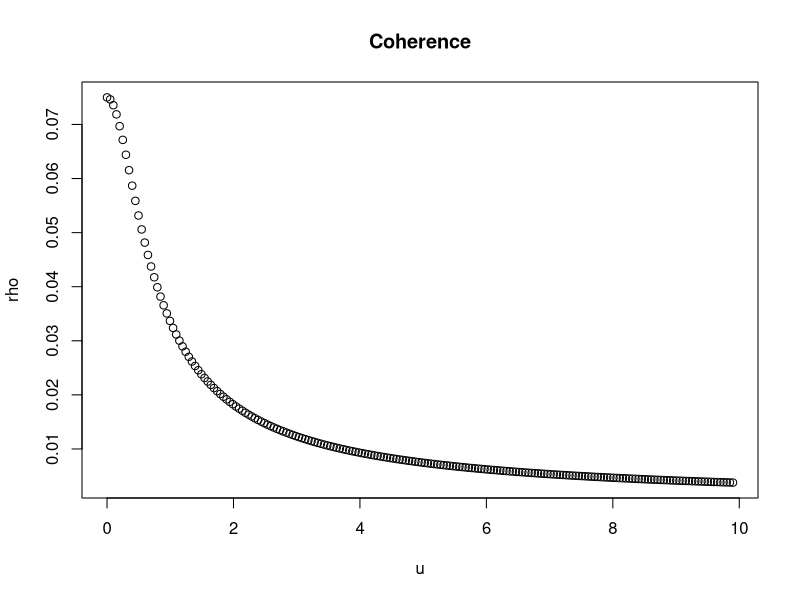
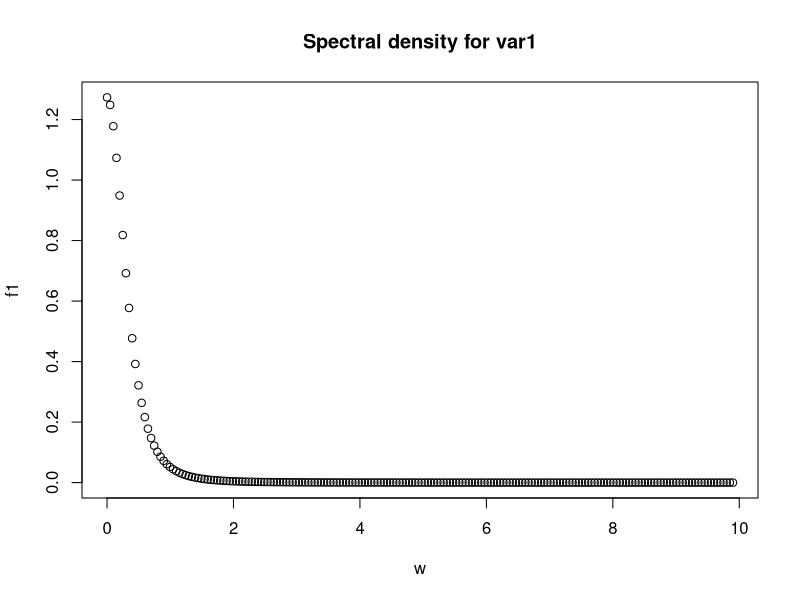
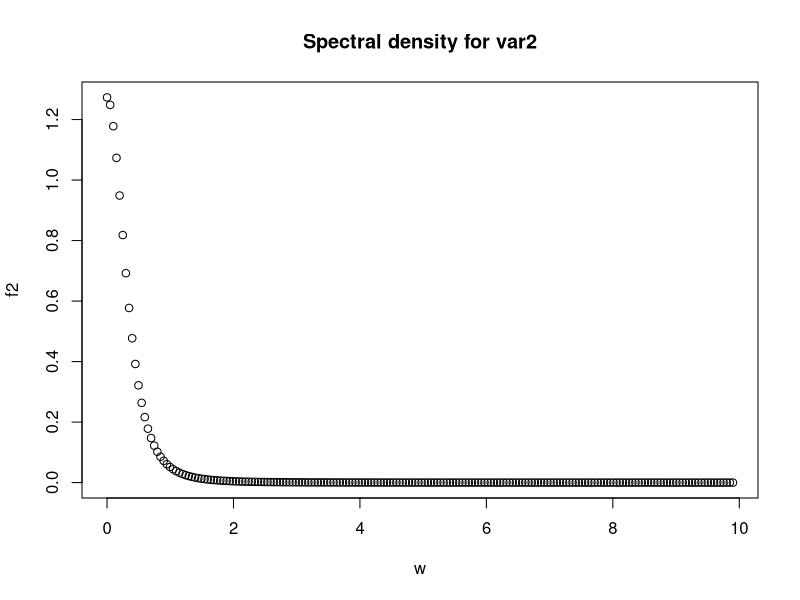
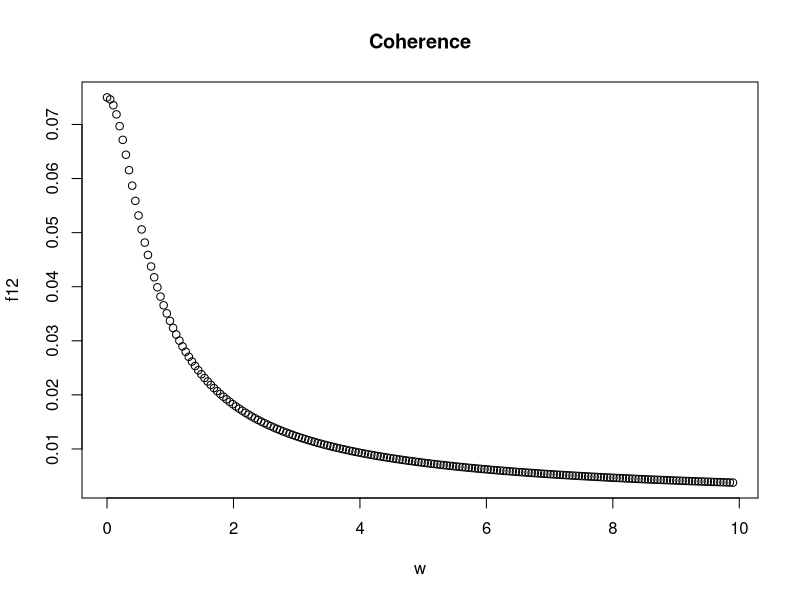
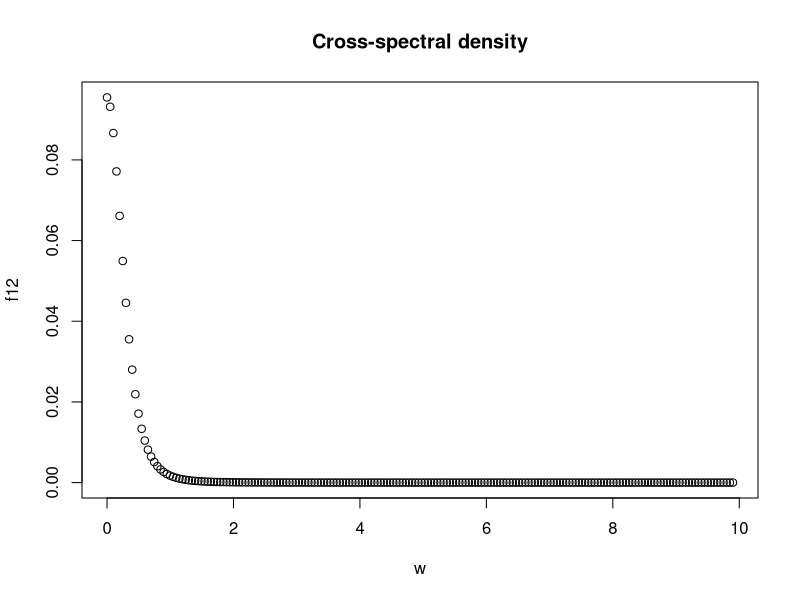
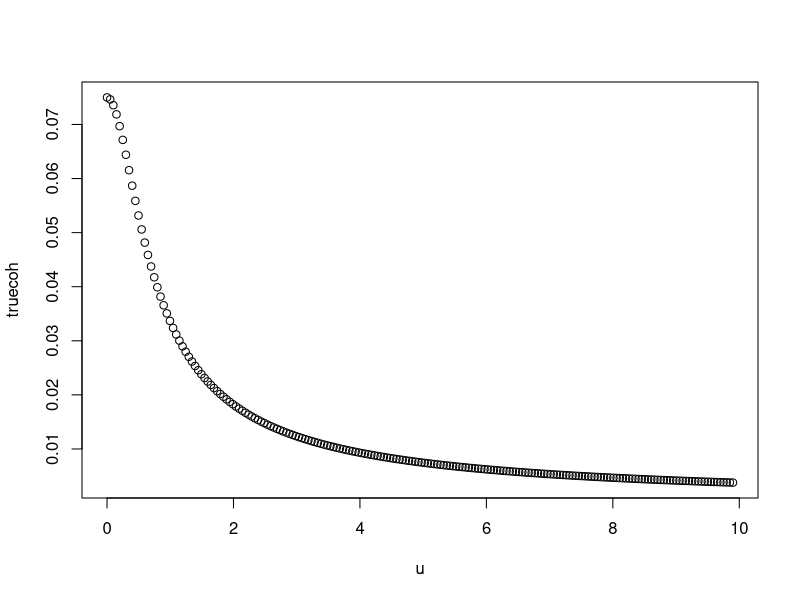
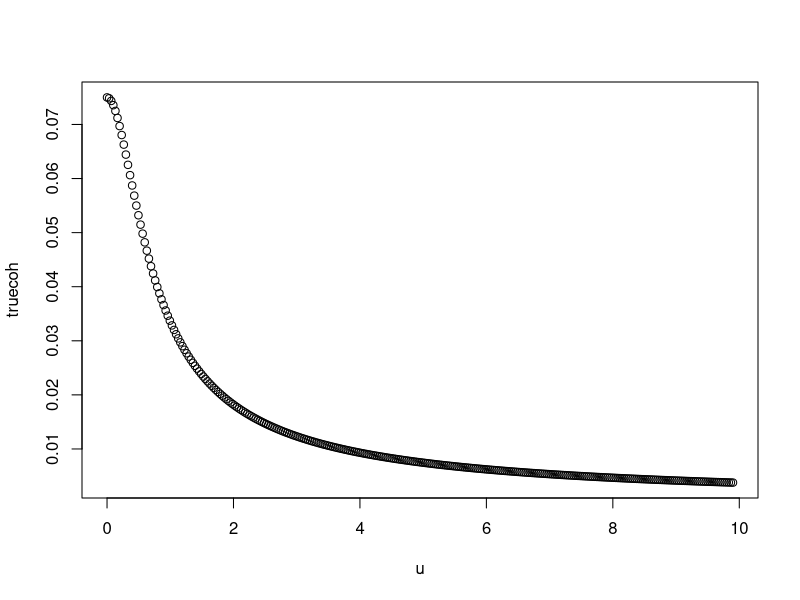

R code for these plots, in order: (Note: a time limit stopped this script after it produced the figures.)
###############################################################################
#################### Code for generating approximation table ##################
###############################################################################

#### Creating  required functions

#####################################################################
########### Creating required functions #############################
#####################################################################

##### Creating function for computing norm #####
norm_vec <- function(x) sqrt(sum(x^2))

#####################################################
########### Parametrising spline coefficients #######
#####################################################
bcoeff<-function(x)
{
  
  temp<-sin(x)
  temp[temp==-1]<--1+1e-10
  temp[temp==1]<-1-1e-10
  return(temp)
}



#####################################
##### Matern spectral density  ######
#####################################

f.matern<-function(w,nu,sigmasq,a,d)
{
  
  ln<-length(w)
  num1<-den1<-temp<-rep(NA,times=ln)
  for(i in 1:ln)
  {
    num1[i]<-gamma(nu+(d/2))*(a^(2*nu))
    den1[i]<-gamma(nu)*(pi^(d/2))*(((a^2)+(w[i]^2))^(nu+(d/2)))
    temp[i]<-num1[i]/den1[i]
  }
  return(sigmasq*temp)
  
}

#######################################################
############### Matern covariance function ############
#######################################################

my.mat2<-function(h,sigmasq,nu,a)
{
  ln<-length(h)
  num1<-den1<-temp<-rep(NA,times=ln)
  for(i in 1:ln)
  {
    if(h[i]>0)
    {
      num1[i]<-(2^(1-nu))*((a*h[i])^nu)*besselK(x=a*h[i],nu=nu)
      den1[i]<-gamma(nu)
      temp[i]<-num1[i]/den1[i]
    }
    
    else
    {
      c.dist<-1e-10
      num1[i]<-(2^(1-nu))*((c.dist)^nu)*besselK(x=c.dist,nu=nu)
      den1[i]<-gamma(nu)
      temp[i]<-num1[i]/den1[i]
    }
  }
  return(sigmasq*temp)
}

#############################################
######## Bivariate matern coherence #########
#############################################

biwm_coh<-function(w,a1,a2,v1,v2,a12,v12,d,rho)
{
  temp<-numeric(length=length(w))
  for(i in 1:length(w))
  {
    num<-rho^2*((gamma(v12+(d/2)))^2)*gamma(v1)*gamma(v2)*(a12^(4*v12))*((a1^2+w[i]^2)^(v1+(d/2)))*((a2^2+w[i]^2)^(v2+(d/2)))
    den<-gamma(v1+(d/2))*gamma(v2+(d/2))*(gamma(v12)^2)*(a1^(2*v1))*(a2^(2*v2))*((a12^2+w[i]^2)^(2*v12+d))
    temp[i]<-num/den
  }
  return(((temp)))  
}

############################################
##### Function for B spline ################
############################################
Bspline<-function(j,k,delta,x)
{
  fin.val<-numeric(length=length(x))
  for(index in 1:length(x))
  {
    dummy<-rep(NA,times=k+1)
    for(i in 1:(k+1))
    {
      r<-i-1
      num1<-(-1)^(k-r)
      den1<-factorial(k-1)
      kcr<-factorial(k)/(factorial(r)*factorial(k-r))
      f.c<-max(0,(r-x[index]/delta+j)^(k-1))
      dummy[i]<-(num1)*kcr*f.c
    }
    fin.val[index]<-sum(dummy)/den1  
  }
  return(fin.val)
}



###############################################################################################################
########### Here in this section we create a function to compute covariance from our model ####################
###############################################################################################################

semi.p.cov<-function(h,u,a1,nu1,sigmasq1,a2,nu2,a12,nu12,rho12,sigmasq2,coherence)
{
  
  
  
  f.var1<-f.matern(w=u, nu=nu1, sigmasq = 1, a=a1, d=2)
  f.var2<-f.matern(w=u, nu=nu2, sigmasq = 1, a=a2, d=2)
  coh12<-coherence
  f.var12<-coh12*sqrt(f.var1*f.var2)
  
  #### Computing Block Covariance matrices ####
  uniq.dist<-h
  #####C11#####
  
  C11<-numeric(length = length(uniq.dist))
  for(i in 1:length(uniq.dist))
  {
    dummy<-numeric(length = length(u))
    {
      for(j in 1:length(u))
      {
        theta<-uniq.dist[i]*u[j]
        J<-besselJ(x=theta,nu=0)
        dummy[j]<-2*pi*u[j]*J*f.var1[j]
      }
      C11[i]<-sum(dummy)
    }
  }
  
  ####################################
  ####### Scaling it to 0 to 1 #######
  ####################################
  scl.1<-max(C11)
  C11<-C11/scl.1
  
  ###############################################
  ########## Mutiplying marginal variance #######
  ###############################################
  C11<-sigmasq1*C11
  
  
  ##### C22 #####
  C22<-numeric(length = length(uniq.dist))
  for(i in 1:length(uniq.dist))
  {
    dummy<-numeric(length = length(u))
    {
      for(j in 1:length(u))
      {
        theta<-uniq.dist[i]*u[j]
        J<-besselJ(x=theta,nu=0)
        dummy[j]<-2*pi*u[j]*J*f.var2[j]
      }
      C22[i]<-sum(dummy)
    }
  }
  
  ####################################
  ####### Scaling it to 0 to 1 #######
  ####################################
  scl.2<-max(C22)
  C22<-C22/scl.2
  
  ###############################################
  ########## Mutiplying marginal variance #######
  ###############################################
  
  C22<-sigmasq2*C22
  
  ###### C12 #####
  C12<-numeric(length = length(uniq.dist))
  for(i in 1:length(uniq.dist))
  {
    dummy<-numeric(length = length(u))
    {
      for(j in 1:length(u))
      {
        theta<-uniq.dist[i]*u[j]
        J<-besselJ(x=theta,nu=0)
        dummy[j]<-2*pi*u[j]*J*f.var12[j]
      }
      C12[i]<-sum(dummy)
    }
  }
  
  ####################################
  ####### Scaling it #################
  ####################################
  
  C12<-C12/sqrt(scl.1*scl.2)
  
  
  ###############################################
  ########## Mutiplying marginal variance #######
  ###############################################
  
  C12<-sqrt(sigmasq1*sigmasq2)*C12
  
  ###############################################
  ############# Comparison plots ################
  ###############################################
  
  par(mfrow=c(1,3))
  plot(h,C11,xlab="h",ylab="C11",main="Marginal Covariance var1",pch=19,col="red",cex=1)
  points(h,my.mat2(h=h,sigmasq = sigmasq1,nu=nu1,a=a1),pch=19,col="green",cex=0.5)
  
  plot(h,C22,xlab="h",ylab="C22",main="Marginal Covariance var2",pch=19,col="red",cex=1)
  points(h,my.mat2(h=h,sigmasq = sigmasq2,nu=nu2,a=a2),pch=19,col="green",cex=0.5)
  
  plot(h,C12,xlab="h",ylab="C12",main="Cross Covariance",pch=19,col="red",cex=1)
  points(h,rho12*sqrt(sigmasq1*sigmasq2)*my.mat2(h=h,sigmasq = 1,nu=nu12,a=a12),pch=19,col="green",cex=0.5)
  
  c11true<-my.mat2(h=h,sigmasq = sigmasq1,nu=nu1,a=a1)
  c22true<-my.mat2(h=h,sigmasq = sigmasq2,nu=nu2,a=a2)
  c12true<-rho12*sqrt(sigmasq1*sigmasq2)*my.mat2(h=h,sigmasq = 1,nu=nu12,a=a12)
  rmse11<-mean((c11true-C11)^2)
  rmse22<-mean((c22true-C22)^2)
  rmse12<-mean((c12true-C12)^2)
  
  nmse11<-1-(sum((c11true-C11)^2))/(sum((c11true-mean(c11true))^2)) #Normalized mean squared error
  nmse22<-1-(sum((c22true-C22)^2))/(sum((c22true-mean(c22true))^2)) #Normalized mean squared error
  nmse12<-1-(sum((c12true-C12)^2))/(sum((c12true-mean(c12true))^2)) #Normalized mean squared error
  
  
  return(list(C11_RMSE=rmse11,C22_RMSE=rmse22,C12_RMSE=rmse12, C11_NMSE=nmse11,C22_NMSE=nmse22,C12_NMSE=nmse12,cross_covariance=C12))
  
}




#########################################################
######## Full bivariate matern infimum function #########
#########################################################

### Infimum function (to check for upper bound of rho12 such that full bivariate matern is valid in case of v12>0.5(v1+v2))
infi<-function(nu1,nu2,a1,a2,nu12,a12,d)
{
  num<-gamma(nu1+(d/2))*gamma(nu2+(d/2))*((gamma(nu12))^2)*(a1^(2*nu1))*(a2^(2*nu2))*((a12^2)^(2*nu12+d))
  den<-gamma(nu1)*gamma(nu2)*((gamma(nu12+(d/2)))^2)*(a12^(4*nu12))*((a1^2)^(nu1+(d/2)))*((a2^2)^(nu2+(d/2)))
  return(num/den)
}

###############################################################################################################
######### Checking validity of the chosen full bivariate matern parameter (section 2.3 Gneiting 2010) #########
###############################################################################################################

fullbiwm.check<-function(a1,nu1,a2,nu2,a12,nu12,rho12)
{
  nu12.check<-(nu12>=0.5*(nu1+nu2))
  a12.check<-(a12^2>=0.5*((a1^2)+(a2^2)))
  num1<-(a1^(nu1))*(a2^(nu2))*(gamma(nu12))*((exp(1)*((a12^2)-0.5*(a1^2+a2^2)))^(nu12-0.5*(nu1+nu2)))
  den1<-(a12^(2*nu12))*(gamma(nu1)^0.5)*(gamma(nu2)^0.5)*((nu12-0.5*(nu1+nu2))^(nu12-0.5*(nu1+nu2)))
  rhobound<-num1/den1
  rho.check<-(rho12<=rhobound)
  return(list(Validity=(nu12.check & a12.check & rho.check),RhoBound=rhobound))
}
#############################
#### Distance vector ########
#############################

hs<-seq(0,40,length=500)


##############################################################
######## Setting full bivariate matern parameters ############
##############################################################
# case 1
sigmasq1.bvm<-1 
sigmasq2.bvm<-1 
a1.bvm<-0.5   
a2.bvm<-0.5 
a12.bvm<-0.5 
nu1.bvm<-1 
nu2.bvm<-1 
nu12.bvm<-1.5 
rho.bvm<-0.05 
u<-seq(0,9.9,length=200) ### frequencies
fullbiwm.check(a1=a1.bvm,nu1=nu1.bvm,a2=a2.bvm,nu2=nu2.bvm,a12=a12.bvm,nu12=nu12.bvm,rho12=rho.bvm)
par(mfrow=c(1,1))
plot(u,sqrt(biwm_coh(w=u,a1=a1.bvm,a2=a2.bvm,v1=nu1.bvm,v2=nu2.bvm,a12=a12.bvm,v12=nu12.bvm,d=2,rho=rho.bvm)),main="Coherence",ylab="rho")


##### Plot var1 spectral density ######
plot(u,f.matern(w=u,nu=nu1.bvm,sigmasq = sigmasq1.bvm,a=a1.bvm,d=2),xlab="w",ylab="f1",main="Spectral density for var1")
plot(u,f.matern(w=u,nu=nu2.bvm,sigmasq = sigmasq2.bvm,a=a2.bvm,d=2),xlab="w",ylab="f2",main="Spectral density for var2")
plot(u,sqrt(biwm_coh(w=u,a1=a1.bvm,a2=a2.bvm,v1=nu1.bvm,v2=nu2.bvm,a12=a12.bvm,v12=nu12.bvm,d=2,rho=rho.bvm)),xlab="w",ylab="f12",main="Coherence")
plot(u,f.matern(w=u,nu=nu12.bvm,sigmasq = rho.bvm*sqrt(sigmasq2.bvm*sigmasq1.bvm),a=a12.bvm,d=2),xlab="w",ylab="f12",main="Cross-spectral density")





###############################################################################################################
########### Here in this section we decide the node and coherence #############################################
###############################################################################################################



u<-seq(0,9.9,length=200)

truecoh<-sqrt(biwm_coh(w=u,a1=a1.bvm,a2=a2.bvm,v1=nu1.bvm,v2=nu2.bvm,a12=a12.bvm,v12=nu12.bvm,d=2,rho=rho.bvm))
par(mfrow=c(1,1))
plot(u,truecoh)

#########################################################################################################
######## Creating function to obtain least square fit of the coherence function #########################
#########################################################################################################

ls.coh<-function(p,arg_true_coh)
{
  b_3<-bcoeff(p[1])
  b_2<-bcoeff(p[2])
  b_1<-bcoeff(p[3])
  b0<-bcoeff(p[4])
  b1<-bcoeff(p[5])
  b2<-bcoeff(p[6])
  b3<-bcoeff(p[7])
  b4<-bcoeff(p[8])
  #b5<-bcoeff(p[9])
  #b6<-bcoeff(p[10])
  
  delta.s<-2
  mycoh<-b_3*Bspline(j=-3,k=4,delta = delta.s,x=u)+b_2*Bspline(j=-2,k=4,delta = delta.s,x=u)+b_1*Bspline(j=-1,k=4,delta = delta.s,x=u)+b0*Bspline(j=0,k=4,delta = delta.s,x=u)+b1*Bspline(j=1,k=4,delta = delta.s,x=u)+b2*Bspline(j=2,k=4,delta = delta.s,x=u)+b3*Bspline(j=3,k=4,delta = delta.s,x=u)+b4*Bspline(j=4,k=4,delta = delta.s,x=u)
  return(list(Est_coh=mycoh,RSS=sum((mycoh-arg_true_coh)^2)))
}

ls.optim<-function(p)
{
  return(ls.coh(p=p,arg_true_coh = truecoh)$RSS)
}

u<-seq(0,9.9,length=300)

truecoh<-sqrt(biwm_coh(w=u,a1=a1.bvm,a2=a2.bvm,v1=nu1.bvm,v2=nu2.bvm,a12=a12.bvm,v12=nu12.bvm,d=2,rho=rho.bvm))
par(mfrow=c(1,1))
plot(u,truecoh)
init.case1<-c(0.168650436, 0.064034495,  0.006566008,  0.012961652, 0.003252825, 0.007349998, -0.001523553, 0.030244297)
spline.case1<-optim(par=init.case1,ls.optim,control=list(trace=6,maxit=3000))

u<-seq(0,9.9,length=2000)
truecoh<-sqrt(biwm_coh(w=u,a1=a1.bvm,a2=a2.bvm,v1=nu1.bvm,v2=nu2.bvm,a12=a12.bvm,v12=nu12.bvm,d=2,rho=rho.bvm))
mycoh<-ls.coh(p=spline.case1$par,arg_true_coh = truecoh)$Est_coh ### Chosen coherence function for case 1

case1summary<-semi.p.cov(h=hs,u=u,a1=a1.bvm,nu1=nu1.bvm,sigmasq1=sigmasq1.bvm,a2=a2.bvm,nu2=nu2.bvm,a12=a12.bvm,nu12=nu12.bvm,rho12=rho.bvm,sigmasq2=sigmasq2.bvm,coherence=mycoh)
coherence_case1<-data.frame(freq=u,coh=mycoh)
C12_case1<-case1summary$cross_covariance
#############################################
################### Case 2 ##################
#############################################

# case 2
sigmasq1.bvm<-1 #1
sigmasq2.bvm<-1 #1
a1.bvm<-1   #2
a2.bvm<-1 #0.5
a12.bvm<-1.1 #2.5
nu1.bvm<-2 #1
nu2.bvm<-3 #1
nu12.bvm<-5 #1.5
rho.bvm<-0.1 #0.13

fullbiwm.check(a1=a1.bvm,nu1=nu1.bvm,a2=a2.bvm,nu2=nu2.bvm,a12=a12.bvm,nu12=nu12.bvm,rho12=rho.bvm)
par(mfrow=c(1,1))
plot(u,sqrt(biwm_coh(w=u,a1=a1.bvm,a2=a2.bvm,v1=nu1.bvm,v2=nu2.bvm,a12=a12.bvm,v12=nu12.bvm,d=2,rho=rho.bvm)),main="Coherence",ylab="rho",xlim=c(0,4.9))


##### Plot var1 spectral density ######
plot(u,f.matern(w=u,nu=nu1.bvm,sigmasq = sigmasq1.bvm,a=a1.bvm,d=2),xlab="w",ylab="f1",main="Spectral density for var1")
plot(u,f.matern(w=u,nu=nu2.bvm,sigmasq = sigmasq2.bvm,a=a2.bvm,d=2),xlab="w",ylab="f2",main="Spectral density for var2")
plot(u,sqrt(biwm_coh(w=u,a1=a1.bvm,a2=a2.bvm,v1=nu1.bvm,v2=nu2.bvm,a12=a12.bvm,v12=nu12.bvm,d=2,rho=rho.bvm)),xlab="w",ylab="f12",main="Coherence")
plot(u,f.matern(w=u,nu=nu12.bvm,sigmasq = rho.bvm*sqrt(sigmasq2.bvm*sigmasq1.bvm),a=a12.bvm,d=2),xlab="w",ylab="f12",main="Cross-spectral density")





###############################################################################################################
########### Here in this section we decide the node and coherence #############################################
###############################################################################################################



u<-seq(0,6.9,length=300)

truecoh<-sqrt(biwm_coh(w=u,a1=a1.bvm,a2=a2.bvm,v1=nu1.bvm,v2=nu2.bvm,a12=a12.bvm,v12=nu12.bvm,d=2,rho=rho.bvm))
par(mfrow=c(1,1))
plot(u,truecoh)


ls.coh<-function(p,arg_true_coh)
{
  b_3<-bcoeff(p[1])
  b_2<-bcoeff(p[2])
  b_1<-bcoeff(p[3])
  b0<-bcoeff(p[4])
  b1<-bcoeff(p[5])
  b2<-bcoeff(p[6])
  b3<-bcoeff(p[7])
  b4<-bcoeff(p[8])
  b5<-bcoeff(p[9])
  b6<-bcoeff(p[10])
  
  delta.s<-1
  mycoh<-b_3*Bspline(j=-3,k=4,delta = delta.s,x=u)+b_2*Bspline(j=-2,k=4,delta = delta.s,x=u)+b_1*Bspline(j=-1,k=4,delta = delta.s,x=u)+b0*Bspline(j=0,k=4,delta = delta.s,x=u)+b1*Bspline(j=1,k=4,delta = delta.s,x=u)+b2*Bspline(j=2,k=4,delta = delta.s,x=u)+b3*Bspline(j=3,k=4,delta = delta.s,x=u)+b4*Bspline(j=4,k=4,delta = delta.s,x=u)+b5*Bspline(j=5,k=4,delta = delta.s,x=u)+b6*Bspline(j=6,k=4,delta = delta.s,x=u)
  return(list(Est_coh=mycoh,RSS=sum((mycoh-arg_true_coh)^2)))
}

ls.optim<-function(p)
{
  return(ls.coh(p=p,arg_true_coh = truecoh)$RSS)
}

u<-seq(0,6.9,length=300)

truecoh<-sqrt(biwm_coh(w=u,a1=a1.bvm,a2=a2.bvm,v1=nu1.bvm,v2=nu2.bvm,a12=a12.bvm,v12=nu12.bvm,d=2,rho=rho.bvm))
par(mfrow=c(1,1))
plot(u,truecoh)
init.case2<-c(0.1, 0.22,  0.03,  0, 0, 0, 0, 0,0,0)
spline.case2<-optim(par=init.case2,ls.optim,control=list(trace=6,maxit=3000))
points(u,ls.coh(p=spline.case2$par,arg_true_coh = truecoh)$Est_coh,col="blue")

u<-seq(0,6.9,length=2000)
truecoh<-sqrt(biwm_coh(w=u,a1=a1.bvm,a2=a2.bvm,v1=nu1.bvm,v2=nu2.bvm,a12=a12.bvm,v12=nu12.bvm,d=2,rho=rho.bvm))
mycoh<-ls.coh(p=spline.case2$par,arg_true_coh = truecoh)$Est_coh

case2summary<-semi.p.cov(h=hs,u=u,a1=a1.bvm,nu1=nu1.bvm,sigmasq1=sigmasq1.bvm,a2=a2.bvm,nu2=nu2.bvm,a12=a12.bvm,nu12=nu12.bvm,rho12=rho.bvm,sigmasq2=sigmasq2.bvm,coherence=mycoh)

C12_case2<-case2summary$cross_covariance
coherence_case2<-data.frame(freq=u,coh=mycoh)


#############################################
################### Case 3 ##################
#############################################

# case 3
sig1.bvm<-1 #1
sig2.bvm<-1 #1
a1.bvm<-0.6   #2
a2.bvm<-1.4 #0.5
a12.bvm<-1.5 #2.5
nu1.bvm<-3 #1
nu2.bvm<-3 #1
nu12.bvm<-4 #1.5
rho.bvm<-0.1 #0.13

fullbiwm.check(a1=a1.bvm,nu1=nu1.bvm,a2=a2.bvm,nu2=nu2.bvm,a12=a12.bvm,nu12=nu12.bvm,rho12=rho.bvm)
par(mfrow=c(1,1))
plot(u,sqrt(biwm_coh(w=u,a1=a1.bvm,a2=a2.bvm,v1=nu1.bvm,v2=nu2.bvm,a12=a12.bvm,v12=nu12.bvm,d=2,rho=rho.bvm)),main="Coherence",ylab="rho",xlim=c(0,4.9))


##### Plot var1 spectral density ######
plot(u,f.matern(w=u,nu=nu1.bvm,sigmasq = sigmasq1.bvm,a=a1.bvm,d=2),xlab="w",ylab="f1",main="Spectral density for var1")
plot(u,f.matern(w=u,nu=nu2.bvm,sigmasq = sigmasq2.bvm,a=a2.bvm,d=2),xlab="w",ylab="f2",main="Spectral density for var2")
plot(u,sqrt(biwm_coh(w=u,a1=a1.bvm,a2=a2.bvm,v1=nu1.bvm,v2=nu2.bvm,a12=a12.bvm,v12=nu12.bvm,d=2,rho=rho.bvm)),xlab="w",ylab="f12",main="Coherence")
plot(u,f.matern(w=u,nu=nu12.bvm,sigmasq = rho.bvm*sqrt(sigmasq2.bvm*sigmasq1.bvm),a=a12.bvm,d=2),xlab="w",ylab="f12",main="Cross-spectral density")





###############################################################################################################
########### Here in this section we decide the node and coherence #############################################
###############################################################################################################



u<-seq(0,6.9,length=300)

truecoh<-sqrt(biwm_coh(w=u,a1=a1.bvm,a2=a2.bvm,v1=nu1.bvm,v2=nu2.bvm,a12=a12.bvm,v12=nu12.bvm,d=2,rho=rho.bvm))
par(mfrow=c(1,1))
plot(u,truecoh)


ls.coh<-function(p,arg_true_coh)
{
  b_3<-bcoeff(p[1])
  b_2<-bcoeff(p[2])
  b_1<-bcoeff(p[3])
  b0<-bcoeff(p[4])
  b1<-bcoeff(p[5])
  b2<-bcoeff(p[6])
  b3<-bcoeff(p[7])
  b4<-bcoeff(p[8])
  b5<-bcoeff(p[9])
  b6<-bcoeff(p[10])
  b7<-bcoeff(p[11])
  b8<-bcoeff(p[12])
  b9<-bcoeff(p[13])
  b10<-bcoeff(p[14])
  b11<-bcoeff(p[15])
  b12<-bcoeff(p[16])
  b13<-bcoeff(p[17])
  
  delta.s<-0.5
  mycoh<-b_3*Bspline(j=-3,k=4,delta = delta.s,x=u)+b_2*Bspline(j=-2,k=4,delta = delta.s,x=u)+b_1*Bspline(j=-1,k=4,delta = delta.s,x=u)+b0*Bspline(j=0,k=4,delta = delta.s,x=u)+b1*Bspline(j=1,k=4,delta = delta.s,x=u)+b2*Bspline(j=2,k=4,delta = delta.s,x=u)+b3*Bspline(j=3,k=4,delta = delta.s,x=u)+b4*Bspline(j=4,k=4,delta = delta.s,x=u)+b5*Bspline(j=5,k=4,delta = delta.s,x=u)+b6*Bspline(j=6,k=4,delta = delta.s,x=u)+b7*Bspline(j=7,k=4,delta = delta.s,x=u)+b8*Bspline(j=8,k=4,delta = delta.s,x=u)+b9*Bspline(j=9,k=4,delta = delta.s,x=u)+b10*Bspline(j=10,k=4,delta = delta.s,x=u)+b11*Bspline(j=11,k=4,delta = delta.s,x=u)+b12*Bspline(j=12,k=4,delta = delta.s,x=u)+b13*Bspline(j=13,k=4,delta = delta.s,x=u)
  return(list(Est_coh=mycoh,RSS=sum((mycoh-arg_true_coh)^2)))
}

ls.optim<-function(p)
{
  return(ls.coh(p=p,arg_true_coh = truecoh)$RSS)
}

u<-seq(0,6.9,length=300)

truecoh<-sqrt(biwm_coh(w=u,a1=a1.bvm,a2=a2.bvm,v1=nu1.bvm,v2=nu2.bvm,a12=a12.bvm,v12=nu12.bvm,d=2,rho=rho.bvm))
par(mfrow=c(1,1))
plot(u,truecoh)
init.case3<-c(asin(0.14),asin(0.01),asin(0.1),asin(0.25), asin(0.41), asin(0.4),  asin(0.41), asin(0.32), asin(0.31), asin(0.21),asin(0.22),asin(0.19),asin(0.13),asin(0.13),asin(0.12),asin(0.11),asin(0.11))

spline.case3<-optim(par=init.case3,ls.optim,control=list(trace=6,maxit=3000))
points(u,ls.coh(p=spline.case3$par,arg_true_coh = truecoh)$Est_coh,col="blue")
ls.coh(p=spline.case3$par,arg_true_coh = truecoh)$RSS
init.case3<-(spline.case3$par)
u<-seq(0,6.9,length=300)

truecoh<-sqrt(biwm_coh(w=u,a1=a1.bvm,a2=a2.bvm,v1=nu1.bvm,v2=nu2.bvm,a12=a12.bvm,v12=nu12.bvm,d=2,rho=rho.bvm))

spline.case3<-optim(par=init.case3,ls.optim,control=list(trace=6,maxit=3000))
points(u,ls.coh(p=spline.case3$par,arg_true_coh = truecoh)$Est_coh,col="blue")

u<-seq(0,6.9,length=2000)
truecoh<-sqrt(biwm_coh(w=u,a1=a1.bvm,a2=a2.bvm,v1=nu1.bvm,v2=nu2.bvm,a12=a12.bvm,v12=nu12.bvm,d=2,rho=rho.bvm))
mycoh<-ls.coh(p=spline.case3$par,arg_true_coh = truecoh)$Est_coh

case3summary<-semi.p.cov(h=hs,u=u,a1=a1.bvm,nu1=nu1.bvm,sigmasq1=sigmasq1.bvm,a2=a2.bvm,nu2=nu2.bvm,a12=a12.bvm,nu12=nu12.bvm,rho12=rho.bvm,sigmasq2=sigmasq2.bvm,coherence=mycoh)

C12_case3<-case3summary$cross_covariance
coherence_case3<-data.frame(freq=u,coh=mycoh)
###################################################
############### Plots for manuscript ##############
###################################################

par(mfrow=c(1,1))
par(cex.axis=2, cex.lab=3, cex.main=1, cex.sub=1,mar=c(3,3,1,1))


library(ggplot2)
C12_c1<-data.frame(distance=hs,Cross_covariance=C12_case1,var=c(rep("Model 1",times=length(C12_case1))))
C12_c2<-data.frame(distance=hs,Cross_covariance=C12_case2,var=c(rep("Model 2",times=length(C12_case2))))
C12_c3<-data.frame(distance=hs,Cross_covariance=C12_case3,var=c(rep("Model 3",times=length(C12_case3))))

ggplot(data=C12_c1, aes(x=distance, y=Cross_covariance)) +
  geom_line(aes(color=var),show.legend = FALSE) +
  geom_point(aes(color=var),show.legend = FALSE)+labs(x= paste("||",expression(h),"||"),    # works fine
                                  y= expression(C[12]("||h||")),    # works fine
                                  color="")+ theme_grey(base_size = 31)
coherence_case1$var<-rep("gamma12",times=length(coherence_case1$coh))


ggplot(data=coherence_case1, aes(x=freq, y=coh)) +
  geom_line(aes(color=var),show.legend = FALSE) +
  geom_point(aes(color=var),show.legend = FALSE)+labs(x= expression(omega),    # works fine
                                                      y= expression(gamma(omega)),    # works fine
                                                      color="")+ theme_grey(base_size = 31)


ggplot(data=C12_c2, aes(x=distance, y=Cross_covariance)) +
  geom_line(aes(color=var),show.legend = FALSE) +
  geom_point(aes(color=var),show.legend = FALSE)+labs(x= paste("||",expression(h),"||"),    # works fine
                                                      y= expression(C[12]("||h||")),    # works fine
                                                      color="")+ theme_grey(base_size = 31)
coherence_case2$var<-rep("gamma12",times=length(coherence_case2$coh))


ggplot(data=coherence_case2, aes(x=freq, y=coh)) +
  geom_line(aes(color=var),show.legend = FALSE) +
  geom_point(aes(color=var),show.legend = FALSE)+labs(x= expression(omega),    # works fine
                                                      y= expression(gamma(omega)),    # works fine
                                                      color="")+ theme_grey(base_size = 31)



ggplot(data=C12_c3, aes(x=distance, y=Cross_covariance)) +
  geom_line(aes(color=var),show.legend = FALSE) +
  geom_point(aes(color=var),show.legend = FALSE)+labs(x= paste("||",expression(h),"||"),    # works fine
                                                      y= expression(C[12]("||h||")),    # works fine
                                                      color="")+ theme_grey(base_size = 31)
coherence_case3$var<-rep("gamma12",times=length(coherence_case3$coh))


ggplot(data=coherence_case3, aes(x=freq, y=coh)) +
  geom_line(aes(color=var),show.legend = FALSE) +
  geom_point(aes(color=var),show.legend = FALSE)+labs(x= expression(omega),    # works fine
                                                      y= expression(gamma(omega)),    # works fine
                                                      color="")+ theme_grey(base_size = 31)
